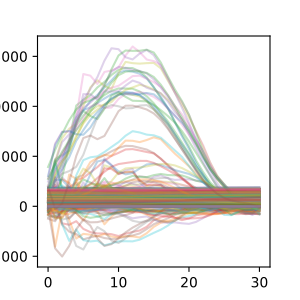

Source code (Python):
# Match feature length and center time series

# The first function we use for pre-processing the data is `match_len`.
# This will take the largest array of all reference datasets and rescale the other datasets
# to this longer size

ref_data = proc.Features.match_len(raw_r)

# We can now plot the length-matched datasets to see how the reference segments do show
# similarity over the same scaled timespan

plt_r = np.asarray( [ x for y in ref_data for x in y.values()  ]  ).T
plt.figure(figsize=(3,3))  # doctest: +SKIP
plt.plot(plt_r,alpha=0.3)  # doctest: +SKIP
plt.show()  # doctest: +SKIP
